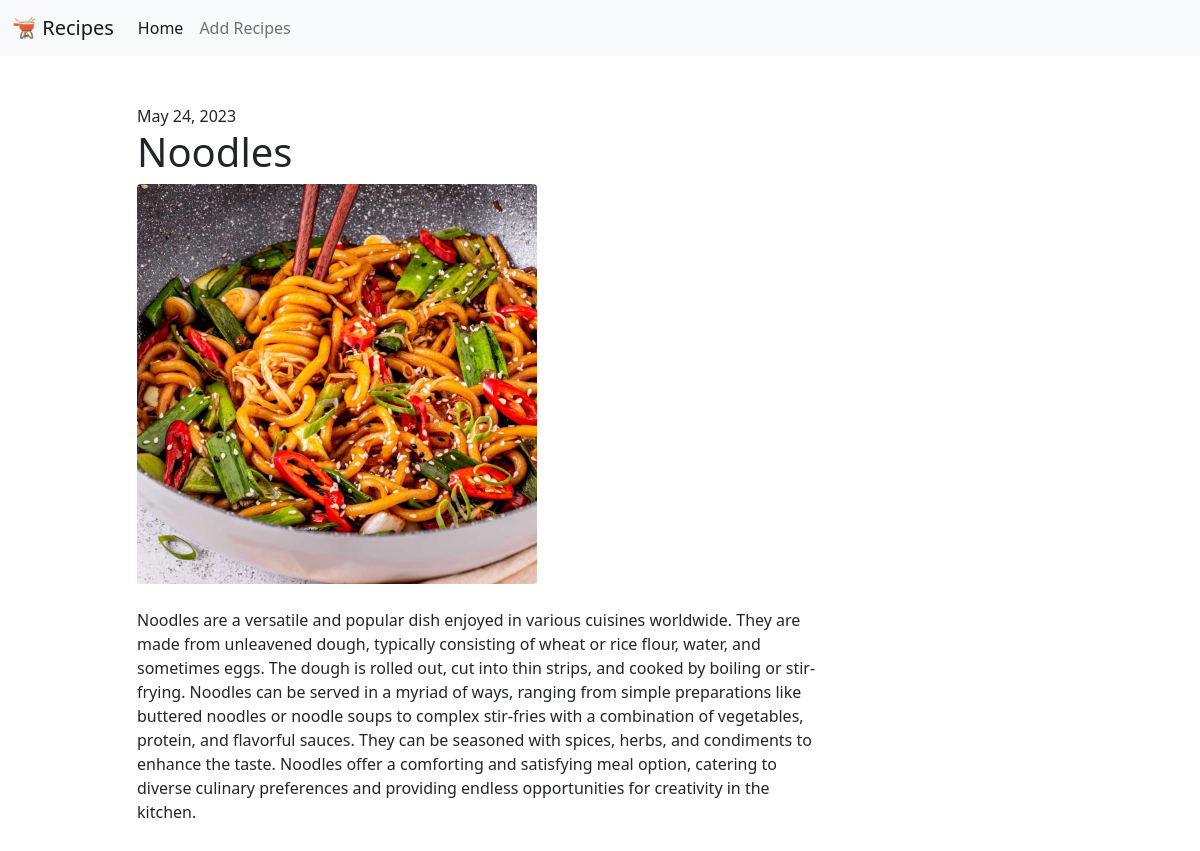
/detail/3, run on the app's committed database.
### feed/models.py (models this page shows, shortened)
class Post(models.Model):
    title = models.CharField(max_length=140, blank=False, null=False)
    description = models.TextField()
    image = ImageField()
    date = models.DateField()

### feed/views.py (the view)
# urls.py: path('detail/<int:pk>', PostDetailView.as_view(), name='detail'),
class PostDetailView(DetailView):
    template_name = "detail.html"
    model = Post

### templates/detail.html (shortened to what this page needs)
{% extends "base.html" %}
{% load thumbnail %}
{% block body %}
    <div class="row">
        <div class="col-sm-10 offset-sm-1 py-5">
            {{ object.date }}
            <h1>
                {{ object.title }}
            </h1>
            <img src="{{ object.image.url }}" class="img-fluid rounded" style="width: 400px;">
            <p class="mt-4 w-75">
                {{ object.description }}
            </p>
        </div>
    </div>
{% endblock %}

### data on the page
Post: date "May 24, 2023", title "Noodles", image (picture), description "Noodles are a versatile and popular dish enjoyed in various cuisines worldwide. They are made from unleavened dough, typically consisting of wheat or rice flour, water, and sometimes eggs. The dough is rolled out, cut into thin strips, and cooked by boiling or stir-frying. Noodles can be served in a myriad of ways, ranging from simple preparations like buttered noodles or noodle soups to complex stir-fries with a combination of vegetables, protein, and flavorful sauces. They can be seasoned with spices, herbs, and condiments to enhance the taste. Noodles offer a comforting and satisfying meal option, catering to diverse culinary preferences and providing endless opportunities for creativity…"
